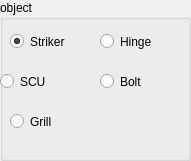
   <widget class="QGroupBox" name="groupBox_3">
    <property name="geometry">
     <rect>
      <x>920</x>
      <y>350</y>
      <width>191</width>
      <height>161</height>
     </rect>
    </property>
    <property name="title">
     <string>object</string>
    </property>
    <widget class="QRadioButton" name="radioButton_striker">
     <property name="geometry">
      <rect>
       <x>10</x>
       <y>30</y>
       <width>71</width>
       <height>23</height>
      </rect>
     </property>
     <property name="text">
      <string>Striker</string>
     </property>
     <property name="checked">
      <bool>true</bool>
     </property>
    </widget>
    <widget class="QRadioButton" name="radioButton_grill">
     <property name="geometry">
      <rect>
       <x>10</x>
       <y>110</y>
       <width>71</width>
       <height>23</height>
      </rect>
     </property>
     <property name="text">
      <string>Grill</string>
     </property>
    </widget>
    <widget class="QRadioButton" name="radioButton_scu">
     <property name="geometry">
      <rect>
       <x>0</x>
       <y>70</y>
       <width>71</width>
       <height>23</height>
      </rect>
     </property>
     <property name="text">
      <string>SCU</string>
     </property>
    </widget>
    <widget class="QRadioButton" name="radioButton_hinge">
     <property name="geometry">
      <rect>
       <x>100</x>
       <y>30</y>
       <width>71</width>
       <height>23</height>
      </rect>
     </property>
     <property name="text">
      <string>Hinge</string>
     </property>
    </widget>
    <widget class="QRadioButton" name="radioButton_bolt">
     <property name="geometry">
      <rect>
       <x>100</x>
       <y>70</y>
       <width>71</width>
       <height>23</height>
      </rect>
     </property>
     <property name="text">
      <string>Bolt</string>
     </property>
    </widget>
   </widget>
